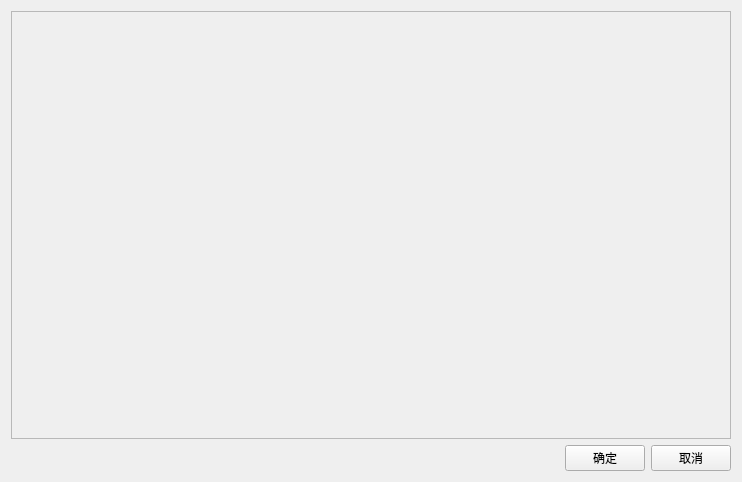
<?xml version="1.0" encoding="UTF-8"?>
<ui version="4.0">
 <class>Dlg_Detection_Area</class>
 <widget class="QWidget" name="Dlg_Detection_Area">
  <property name="geometry">
   <rect>
    <x>0</x>
    <y>0</y>
    <width>742</width>
    <height>482</height>
   </rect>
  </property>
  <property name="windowTitle">
   <string>Dlg_Detection_Area</string>
  </property>
  <layout class="QVBoxLayout" name="verticalLayout">
   <item>
    <widget class="QScrollArea" name="scrollArea">
     <property name="widgetResizable">
      <bool>true</bool>
     </property>
     <widget class="QWidget" name="widget">
      <property name="geometry">
       <rect>
        <x>0</x>
        <y>0</y>
        <width>722</width>
        <height>428</height>
       </rect>
      </property>
      <layout class="QHBoxLayout" name="horizontalLayout_2">
       <property name="spacing">
        <number>0</number>
       </property>
       <property name="leftMargin">
        <number>0</number>
       </property>
       <property name="topMargin">
        <number>0</number>
       </property>
       <property name="rightMargin">
        <number>0</number>
       </property>
       <property name="bottomMargin">
        <number>0</number>
       </property>
       <item>
        <widget class="Dlg_PictureDraw" name="widget_2" native="true"/>
       </item>
      </layout>
     </widget>
    </widget>
   </item>
   <item>
    <layout class="QHBoxLayout" name="horizontalLayout">
     <item>
      <spacer name="horizontalSpacer">
       <property name="orientation">
        <enum>Qt::Horizontal</enum>
       </property>
       <property name="sizeHint" stdset="0">
        <size>
         <width>40</width>
         <height>20</height>
        </size>
       </property>
      </spacer>
     </item>
     <item>
      <widget class="QPushButton" name="btn_ok">
       <property name="minimumSize">
        <size>
         <width>80</width>
         <height>26</height>
        </size>
       </property>
       <property name="focusPolicy">
        <enum>Qt::NoFocus</enum>
       </property>
       <property name="text">
        <string>确定</string>
       </property>
      </widget>
     </item>
     <item>
      <widget class="QPushButton" name="btn_cancel">
       <property name="minimumSize">
        <size>
         <width>80</width>
         <height>26</height>
        </size>
       </property>
       <property name="focusPolicy">
        <enum>Qt::NoFocus</enum>
       </property>
       <property name="text">
        <string>取消</string>
       </property>
      </widget>
     </item>
    </layout>
   </item>
  </layout>
 </widget>
 <layoutdefault spacing="6" margin="11"/>
 <customwidgets>
  <customwidget>
   <class>Dlg_PictureDraw</class>
   <extends>QWidget</extends>
   <header>dlg_picturedraw.h</header>
   <container>1</container>
  </customwidget>
 </customwidgets>
 <resources/>
 <connections/>
</ui>
